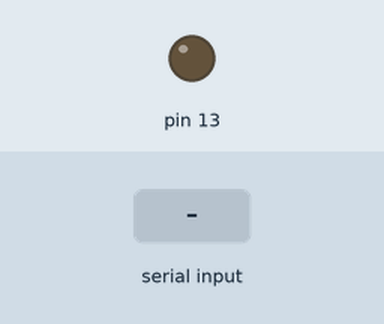
Simulated run of this sketch. Board: Arduino Uno, built with avr-gcc and run on an emulated ATmega328P. Shown: output pins drawn as LEDs (lit = HIGH). Inputs (shaded band) come from the test bench. What the sketch prints to the serial monitor is not drawn.

Above: at 1.2 s.
1.3 s: "on\n" received over Serial
At 2.3 s:
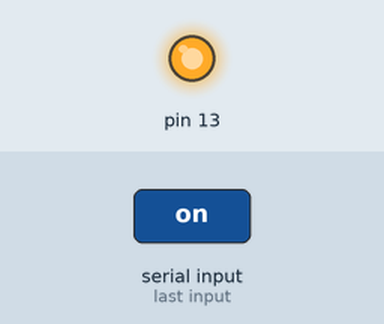
2.8 s: "off\n" received over Serial
At 3.4 s:
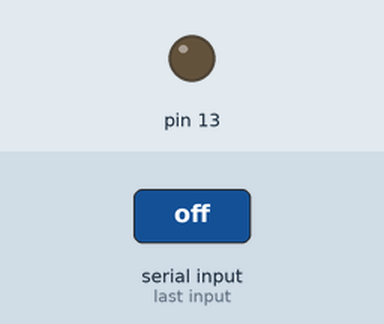
Timing chart, 0 to 5.8 s (numbered marks = the images above; inputs shaded):
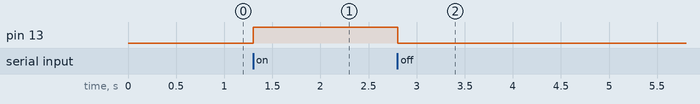

The sketch:

EX_08_03.ino
```cpp
char TERMINATOR = '\n';
String buffer = "";
boolean process = false;

void setup() {
  Serial.begin(9600);
  pinMode(13, OUTPUT);
}

void loop() {
  if (process) {
    process = false;

    Serial.println("* 입력한 문자열 : " + buffer);

    if (buffer.equalsIgnoreCase("on")) {
      digitalWrite(13, HIGH);
      Serial.println(" => LED가 켜졌습니다.");
    }
    else if (buffer.equalsIgnoreCase("off")) {
      digitalWrite(13, LOW);
      Serial.println(" => LED가 꺼졌습니다.");
    }
    else {
      Serial.println(" => 잘못된 문자열이 입력되었습니다.");
    }

    buffer = "";
  }
}

void serialEvent() {
  char ch = Serial.read();

  if (ch == TERMINATOR) {
    process = true;
  }
  else {
    buffer += ch;
  }
}
```

Measured:
- after the input at 1.3 s, pin 13: LOW → HIGH at once
- after the input at 2.8 s, pin 13: HIGH → LOW at once
